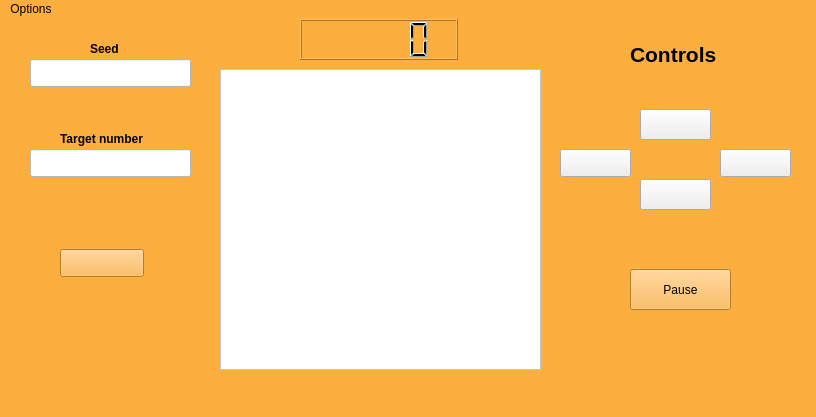
<?xml version="1.0" encoding="UTF-8"?>
<ui version="4.0">
 <class>MainWindow</class>
 <widget class="QMainWindow" name="MainWindow">
  <property name="geometry">
   <rect>
    <x>0</x>
    <y>0</y>
    <width>816</width>
    <height>417</height>
   </rect>
  </property>
  <property name="acceptDrops">
   <bool>false</bool>
  </property>
  <property name="windowTitle">
   <string>MainWindow</string>
  </property>
  <property name="windowOpacity">
   <double>1.000000000000000</double>
  </property>
  <property name="styleSheet">
   <string notr="true">background-color: rgb(252, 175, 62);</string>
  </property>
  <widget class="QWidget" name="centralwidget">
   <widget class="QGraphicsView" name="graphicsView">
    <property name="geometry">
     <rect>
      <x>220</x>
      <y>50</y>
      <width>321</width>
      <height>301</height>
     </rect>
    </property>
    <property name="maximumSize">
     <size>
      <width>16777215</width>
      <height>371</height>
     </size>
    </property>
    <property name="styleSheet">
     <string notr="true">background-color: rgb(255, 255, 255);</string>
    </property>
   </widget>
   <widget class="QLineEdit" name="lineEdit">
    <property name="geometry">
     <rect>
      <x>30</x>
      <y>40</y>
      <width>161</width>
      <height>28</height>
     </rect>
    </property>
    <property name="styleSheet">
     <string notr="true">background-color: rgb(255, 255, 255);</string>
    </property>
   </widget>
   <widget class="QLabel" name="seedLabel">
    <property name="geometry">
     <rect>
      <x>90</x>
      <y>20</y>
      <width>81</width>
      <height>20</height>
     </rect>
    </property>
    <property name="text">
     <string>&lt;html&gt;&lt;head/&gt;&lt;body&gt;&lt;p&gt;&lt;span style=&quot; font-weight:600;&quot;&gt;Seed&lt;/span&gt;&lt;/p&gt;&lt;/body&gt;&lt;/html&gt;</string>
    </property>
   </widget>
   <widget class="QLineEdit" name="lineEdit_2">
    <property name="geometry">
     <rect>
      <x>30</x>
      <y>130</y>
      <width>161</width>
      <height>28</height>
     </rect>
    </property>
    <property name="styleSheet">
     <string notr="true">background-color: rgb(255, 255, 255);</string>
    </property>
   </widget>
   <widget class="QLabel" name="targetValueLabel">
    <property name="geometry">
     <rect>
      <x>60</x>
      <y>110</y>
      <width>101</width>
      <height>20</height>
     </rect>
    </property>
    <property name="text">
     <string>&lt;html&gt;&lt;head/&gt;&lt;body&gt;&lt;p&gt;&lt;span style=&quot; font-weight:600;&quot;&gt;Target number&lt;/span&gt;&lt;/p&gt;&lt;/body&gt;&lt;/html&gt;</string>
    </property>
   </widget>
   <widget class="QPushButton" name="up">
    <property name="geometry">
     <rect>
      <x>640</x>
      <y>90</y>
      <width>71</width>
      <height>31</height>
     </rect>
    </property>
    <property name="styleSheet">
     <string notr="true">image: url(:/kuvat2/images/Nuoli Ylos.png);
background-color: none;</string>
    </property>
    <property name="text">
     <string/>
    </property>
   </widget>
   <widget class="QPushButton" name="down">
    <property name="geometry">
     <rect>
      <x>640</x>
      <y>160</y>
      <width>71</width>
      <height>31</height>
     </rect>
    </property>
    <property name="styleSheet">
     <string notr="true">image: url(:/kuvat2/images/Nuoli Alas.png);
background-color: none;</string>
    </property>
    <property name="text">
     <string/>
    </property>
   </widget>
   <widget class="QPushButton" name="left">
    <property name="geometry">
     <rect>
      <x>560</x>
      <y>130</y>
      <width>71</width>
      <height>28</height>
     </rect>
    </property>
    <property name="acceptDrops">
     <bool>false</bool>
    </property>
    <property name="styleSheet">
     <string notr="true">image: url(:/kuvat2/images/Nuoli Vasen.png);
background-color: none;



</string>
    </property>
    <property name="text">
     <string/>
    </property>
   </widget>
   <widget class="QPushButton" name="right">
    <property name="geometry">
     <rect>
      <x>720</x>
      <y>130</y>
      <width>71</width>
      <height>28</height>
     </rect>
    </property>
    <property name="styleSheet">
     <string notr="true">image: url(:/kuvat2/images/Nuoli Oikea.png);
background-color: none;</string>
    </property>
    <property name="text">
     <string/>
    </property>
   </widget>
   <widget class="QLabel" name="controlsLabel">
    <property name="geometry">
     <rect>
      <x>630</x>
      <y>10</y>
      <width>111</width>
      <height>51</height>
     </rect>
    </property>
    <property name="text">
     <string>&lt;html&gt;&lt;head/&gt;&lt;body&gt;&lt;p&gt;&lt;span style=&quot; font-size:16pt; font-weight:600;&quot;&gt;Controls&lt;/span&gt;&lt;/p&gt;&lt;/body&gt;&lt;/html&gt;</string>
    </property>
   </widget>
   <widget class="QPushButton" name="button_quit">
    <property name="geometry">
     <rect>
      <x>60</x>
      <y>230</y>
      <width>84</width>
      <height>28</height>
     </rect>
    </property>
    <property name="text">
     <string/>
    </property>
   </widget>
   <widget class="QPushButton" name="pushButton">
    <property name="geometry">
     <rect>
      <x>630</x>
      <y>250</y>
      <width>101</width>
      <height>41</height>
     </rect>
    </property>
    <property name="text">
     <string>Pause</string>
    </property>
   </widget>
   <widget class="QLabel" name="ajastin">
    <property name="geometry">
     <rect>
      <x>620</x>
      <y>200</y>
      <width>121</width>
      <height>41</height>
     </rect>
    </property>
    <property name="text">
     <string/>
    </property>
   </widget>
   <widget class="QLCDNumber" name="score">
    <property name="geometry">
     <rect>
      <x>300</x>
      <y>0</y>
      <width>158</width>
      <height>41</height>
     </rect>
    </property>
   </widget>
   <zorder>graphicsView</zorder>
   <zorder>seedLabel</zorder>
   <zorder>lineEdit_2</zorder>
   <zorder>targetValueLabel</zorder>
   <zorder>lineEdit</zorder>
   <zorder>up</zorder>
   <zorder>down</zorder>
   <zorder>left</zorder>
   <zorder>right</zorder>
   <zorder>controlsLabel</zorder>
   <zorder>button_quit</zorder>
   <zorder>pushButton</zorder>
   <zorder>ajastin</zorder>
   <zorder>score</zorder>
  </widget>
  <widget class="QMenuBar" name="menubar">
   <property name="geometry">
    <rect>
     <x>0</x>
     <y>0</y>
     <width>816</width>
     <height>25</height>
    </rect>
   </property>
   <widget class="QMenu" name="menuOptions">
    <property name="title">
     <string>Options</string>
    </property>
    <widget class="QMenu" name="menuChange_language">
     <property name="title">
      <string>Change language</string>
     </property>
     <addaction name="actionEnglish"/>
     <addaction name="actionSuomi"/>
    </widget>
    <addaction name="separator"/>
    <addaction name="actionHelp"/>
    <addaction name="menuChange_language"/>
    <addaction name="separator"/>
   </widget>
   <addaction name="menuOptions"/>
  </widget>
  <widget class="QStatusBar" name="statusbar"/>
  <action name="actionHelp">
   <property name="text">
    <string>Help</string>
   </property>
  </action>
  <action name="actionEnglish">
   <property name="text">
    <string>English</string>
   </property>
  </action>
  <action name="actionSuomi">
   <property name="text">
    <string>Suomi</string>
   </property>
  </action>
  <action name="action_Japanese">
   <property name="text">
    <string>Japanese</string>
   </property>
  </action>
  <action name="actionKorea">
   <property name="text">
    <string>South Sudan</string>
   </property>
  </action>
  <action name="actionRussia">
   <property name="text">
    <string>Russia</string>
   </property>
  </action>
 </widget>
 <resources/>
 <connections>
  <connection>
   <sender>button_quit</sender>
   <signal>clicked()</signal>
   <receiver>MainWindow</receiver>
   <slot>close()</slot>
   <hints>
    <hint type="sourcelabel">
     <x>101</x>
     <y>268</y>
    </hint>
    <hint type="destinationlabel">
     <x>399</x>
     <y>174</y>
    </hint>
   </hints>
  </connection>
 </connections>
</ui>
